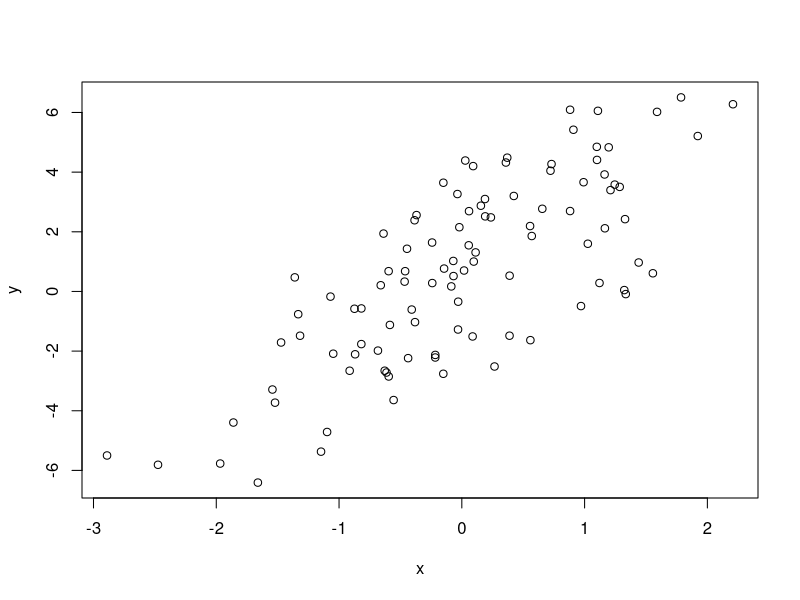
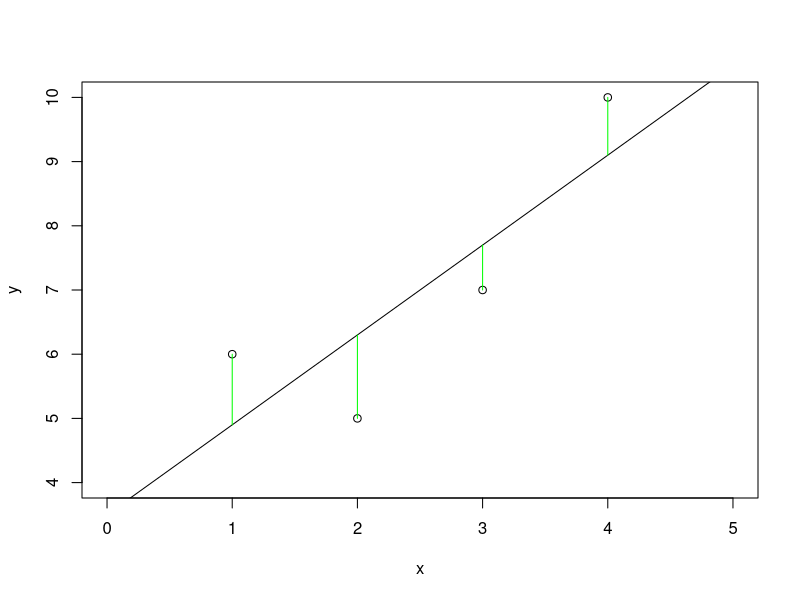
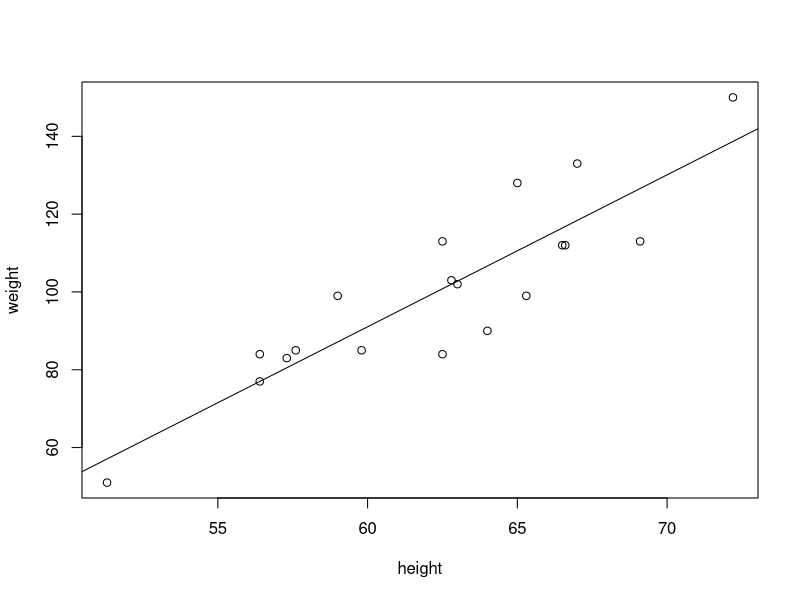

Reproduce these figures in R, in order.
## ---- chunk 1
set.seed(20)
x <-rnorm(100)
e <- rnorm(100, 0, 2)
y <- 0.5 + 2*x + e
summary(y)
plot(x,y)
## ---- chunk 2
x <- c(1,2,3,4)
y <- c(6,5,7,10)
plot(y~x, xlim=c(0,5), ylim=c(4,10))
abline(3.5, 1.4)
r <- lm(y~x)
segments(x, y, x, r$fitted.values, col="green")
## ---- chunk 3
x <- c(1,2,3,4)
y <- c(6,5,7,10)
lm(y~x)
## ---- chunk 4
# create data frame for the dataset
df = data.frame(gender=c(rep(0,3), rep(1,3)), score=c(10,8,7, 1,3,2))
df

# build linear model
x = lm(score ~ gender, df)
summary(x)
## ---- chunk 5
##### LINEAR REGRESSION

# Linear regression model is a line y=ax+b, where sum of distances between all y=axi+b and given yi (sum of squares) is minimal.

# Example (from R Machine Learning by Example)
# Height and weight vectors for 19 children

height <- c(69.1,56.4,65.3,62.8,63,57.3,59.8,62.5,62.5,59.0,51.3,64,56.4,66.5,72.2,65.0,67.0,57.6,66.6)
weight <- c(113,84,99,103,102,83,85,113,84,99,51,90,77,112,150,128,133,85,112)

plot(height,weight)
cor(height,weight)

# Fit linear model
model <- lm(weight ~ height) # weight = slope*weight + intercept

abline(model)   # Regression line

# Get data of model
#get the intercept(b0) and the slope(b1) values
model

# check all attributes calculated by lm
attributes(model)

# getting only the intercept
model$coefficients[1] #or model$coefficients[[1]]

# getting only the slope
model$coefficients[2] #or model$coefficients[[2]]

# checking the residuals
residuals(model)

# predicting the weight for a given height, say 60 inches
model$coefficients[[2]]*50 + model$coefficients[[1]]

# detailed information about the model
summary(model)
